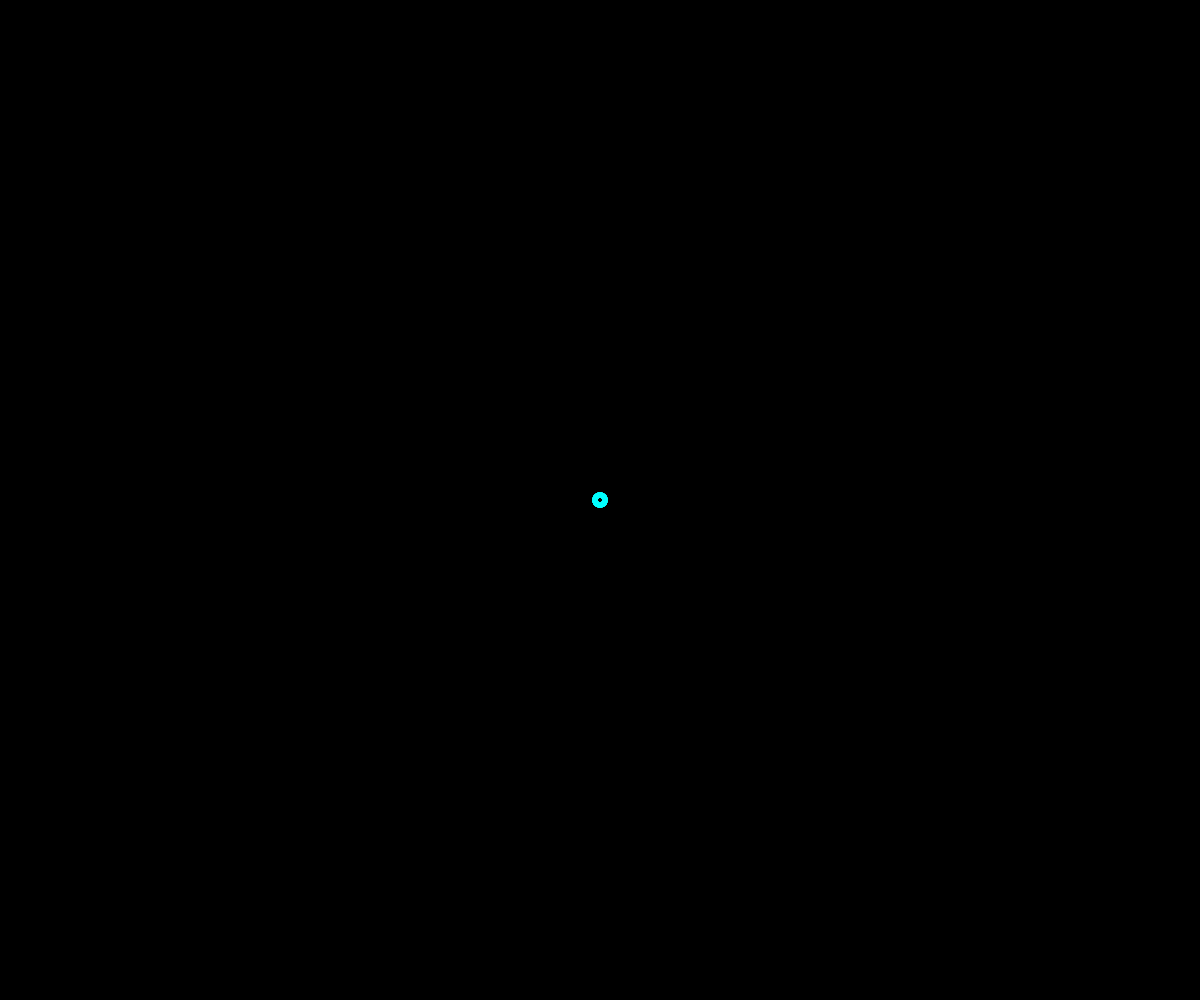
Frame 1 (no input)
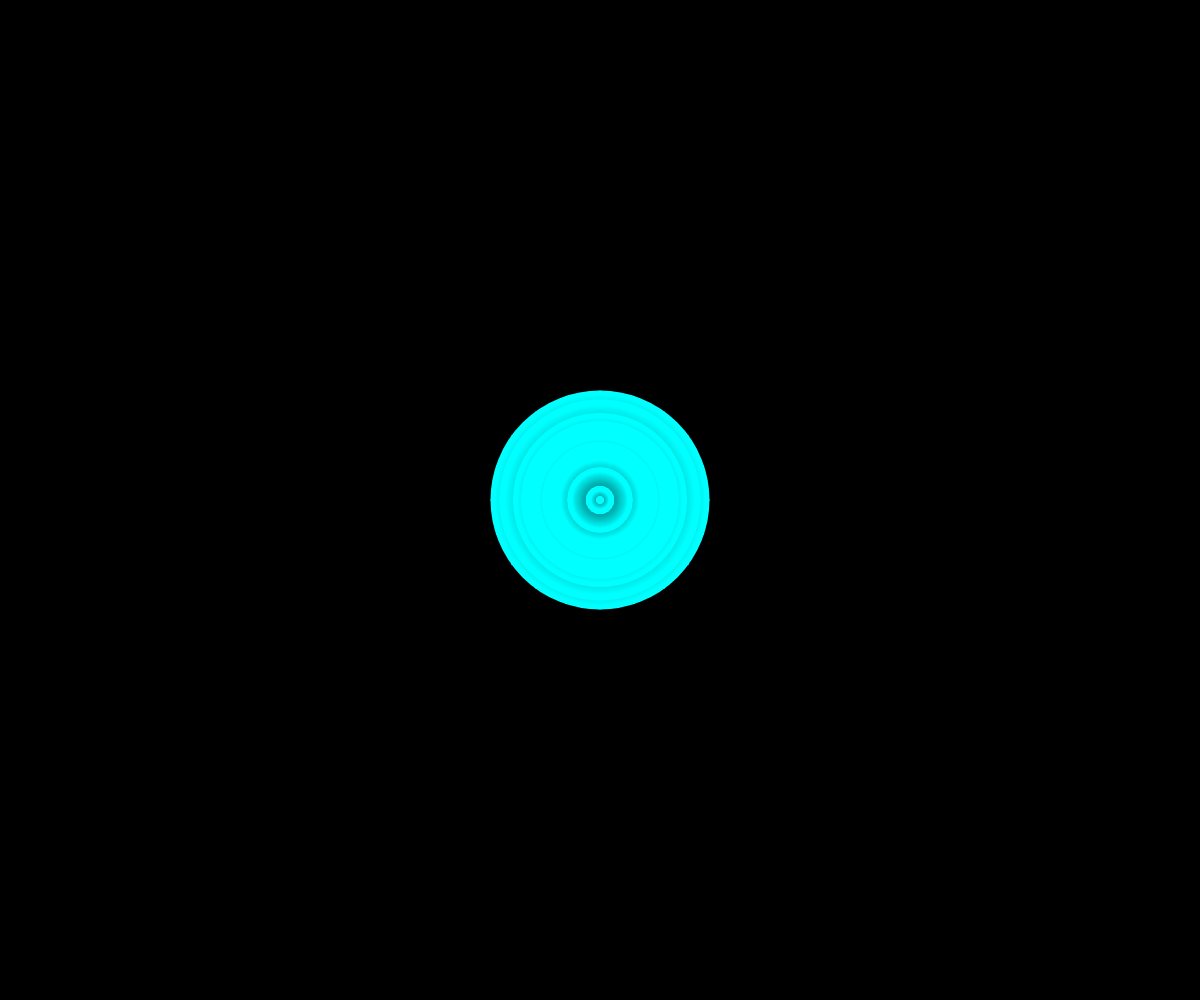
Frame 60 (no input)
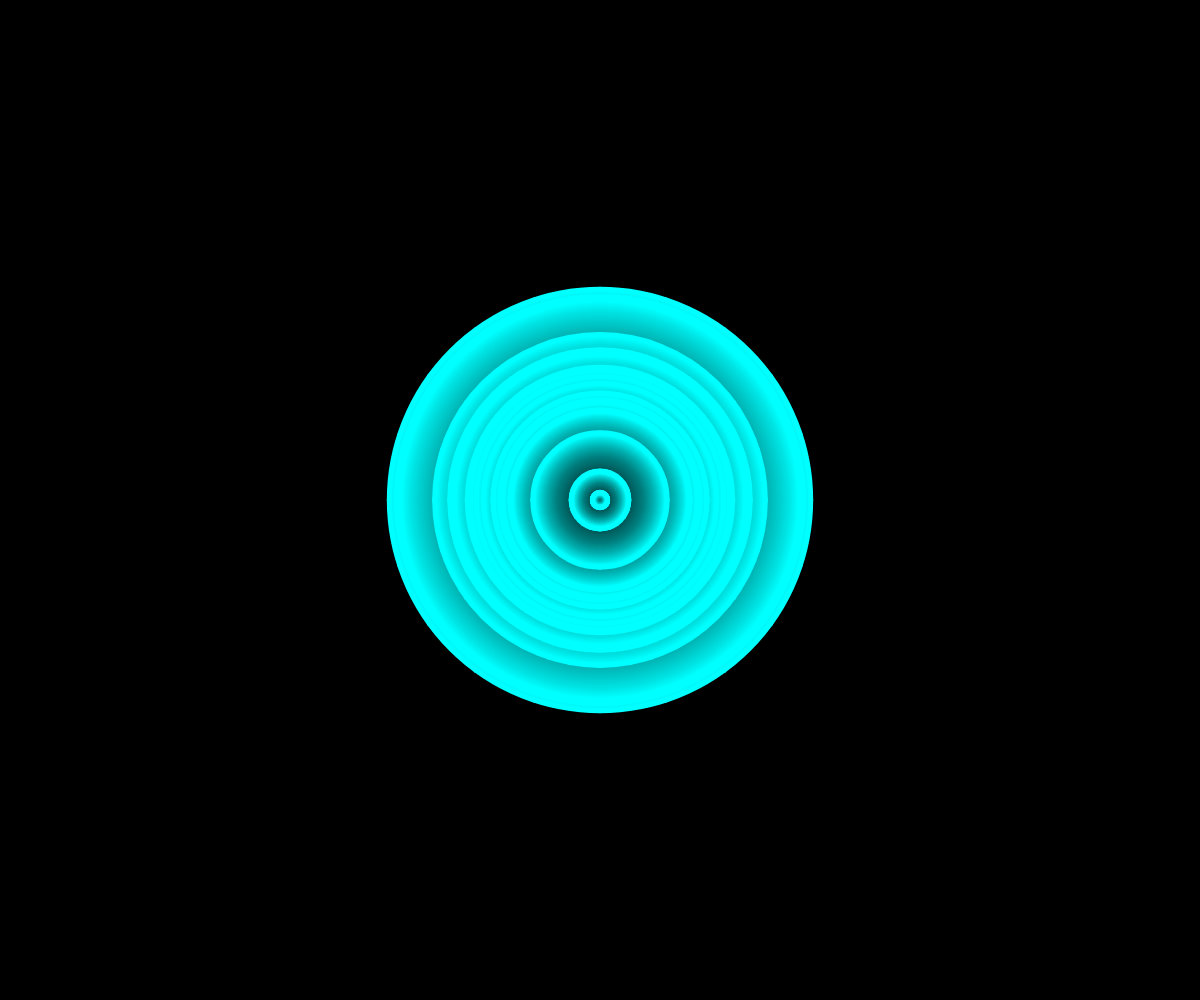
Frame 120 (the mouse pressed at the canvas centre since frame 60)

The p5.js sketch that drew these frames (run headless with seeded random() and noise() and a simulated clock; from frame 60 on, the mouse is pressed at the canvas centre):

// p5.js sketch
// ── sketch.js
let ringArray = []; // Initializes ringArray
let shapeArray = []; // Initializes shapeArray

const numRings = 20; // Number of rings
const ringSpacing = 5; // Spacing between rings
const numPoints = 20; // Number of points
const numShapes = 100; // Number of shapes

function setup() {
  const width = windowWidth;
  const height = windowHeight;
  createCanvas(width, height); // Creates Canvas
  background(0); // Sets initial background color
  generateRings(); // Creates rings in the ringArray
  generateShapes(); // Creates shapes in the shapeArray
}

// Draw function
function draw() {
  background(0, 5); // Continuously draw the background
  ringArray.forEach((Ring, index) => {
    Ring.createPoints(); // Creates points
    Ring.createRings(); // Creates rings
    Ring.update();
  });

  // shapeArray.forEach((Shape, index) => {
  //   Shape.drawCircle(); // Draws circles
  //   Shape.update(); // Updates objects
  // });
}

function generateRings() {
  // Stores Ring class instances in the ringArray
  for (let i = 0; i < numRings; i++) {
    ringArray.push(new Ring(windowWidth / 2, windowHeight / 2, ringSpacing, [0, 255, 255]));
  }
}

function generateShapes() {
  // Stores Shape class instances in the shapeArray
  for (let i = 0; i < numPoints; i++) {
    for (let j = 0; j < numRings; j++) {
      let angle = map(i, 0, numPoints, 0, TWO_PI);
      let xPos = ringArray[j].x;
      let yPos = ringArray[j].y;
      let radPos = ringArray[j].ringRadius;
      let x = xPos + cos(angle) * radPos;
      let y = yPos + sin(angle) * radPos;
      shapeArray.push(new Shape(x, y, radPos, 10, angle, [255, 255, 255]));
    }
  }
}

// Ring class
class Ring {
  constructor(x, y, ringRadius, ringColor) {
    this.x = x;
    this.y = y;
    this.vX = 2;
    this.vY = 2;
    this.initRadius = ringRadius; // Stores initial radius
    this.ringRadius = ringRadius;
    this.radSpeed = random(-2, 2);
    this.ringColor = ringColor;
  }

  createPoints() {
    // Creates points along the rings
    for (let i = 0; i < numPoints; i++) {
      let angle = map(i, 0, numPoints, 0, TWO_PI);
      let x = this.x + cos(angle) * this.ringRadius;
      let y = this.y + sin(angle) * this.ringRadius;
      point(x, y);
      //stroke(255, 255, 0);
    }
  }

  createRings() {
    // Creates rings
    noFill();
    ellipse(this.x, this.y, this.ringRadius * 2, this.ringRadius * 2);
    stroke(this.ringColor);
    strokeWeight(5);
  }

  update() {
    // Updates rings
    this.ringRadius += this.radSpeed;
    //this.x += this.vX;
    //this.y += this.vY;

    if (this.ringRadius >= windowWidth || this.ringRadius <= 0) {
      this.radSpeed *= -1;
    }
    if (this.y > windowHeight - 100 || this.y < 100) {
      this.vY *= -1;
    }
  }
}

class Shape {
  constructor(x, y, radPos, size, angle, color) {
    this.x = x;
    this.y = y;
    this.radPos = radPos;
    this.size = size;
    this.angle = angle;
    this.color = color;
  }

  drawCircle() {
    // Draws circles
    fill(this.color);
    let x = windowWidth / 2 + cos(this.angle) * this.radPos + sin(this.x);
    let y = windowHeight / 2 + sin(this.angle) * this.radPos + cos(this.x);
    ellipse(x, y, this.size, this.size);
    noStroke();
  }

  update() {
    this.angle += 0.01;
  }
}

// Resize the canvas when the window is resized
function windowResized() {
  width = windowWidth;
  height = windowHeight;
  resizeCanvas(width, height);
}

// ── style.css
html,
body {
  margin: 0;
  padding: 0;
  top: 0;
  left: 0;
  width: 100%;
  height: 100%;
  overflow: hidden; /* Prevents scrollbars from appearing */
}

canvas {
  display: block; /* Ensures the canvas is a block element */
}
